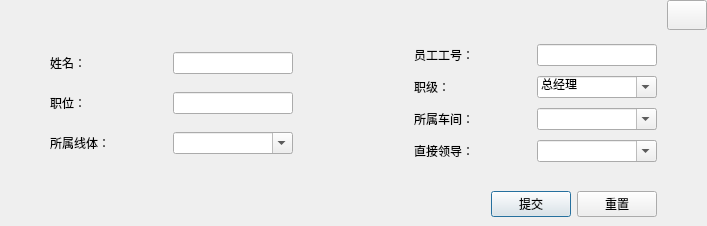
<?xml version="1.0" encoding="UTF-8"?>
<ui version="4.0">
 <class>addUserDialog</class>
 <widget class="QDialog" name="addUserDialog">
  <property name="geometry">
   <rect>
    <x>0</x>
    <y>0</y>
    <width>707</width>
    <height>226</height>
   </rect>
  </property>
  <property name="windowTitle">
   <string>Dialog</string>
  </property>
  <layout class="QVBoxLayout" name="verticalLayout_2">
   <property name="spacing">
    <number>0</number>
   </property>
   <property name="leftMargin">
    <number>0</number>
   </property>
   <property name="topMargin">
    <number>0</number>
   </property>
   <property name="rightMargin">
    <number>0</number>
   </property>
   <property name="bottomMargin">
    <number>0</number>
   </property>
   <item>
    <widget class="QWidget" name="widgetTitle" native="true">
     <property name="minimumSize">
      <size>
       <width>40</width>
       <height>35</height>
      </size>
     </property>
     <layout class="QHBoxLayout" name="horizontalLayout">
      <property name="spacing">
       <number>0</number>
      </property>
      <property name="leftMargin">
       <number>0</number>
      </property>
      <property name="topMargin">
       <number>0</number>
      </property>
      <property name="rightMargin">
       <number>0</number>
      </property>
      <property name="bottomMargin">
       <number>10</number>
      </property>
      <item>
       <spacer name="horizontalSpacer">
        <property name="orientation">
         <enum>Qt::Horizontal</enum>
        </property>
        <property name="sizeHint" stdset="0">
         <size>
          <width>570</width>
          <height>20</height>
         </size>
        </property>
       </spacer>
      </item>
      <item>
       <widget class="QPushButton" name="btnMenu_Close">
        <property name="sizePolicy">
         <sizepolicy hsizetype="Minimum" vsizetype="Expanding">
          <horstretch>0</horstretch>
          <verstretch>0</verstretch>
         </sizepolicy>
        </property>
        <property name="minimumSize">
         <size>
          <width>30</width>
          <height>30</height>
         </size>
        </property>
        <property name="cursor">
         <cursorShape>ArrowCursor</cursorShape>
        </property>
        <property name="focusPolicy">
         <enum>Qt::NoFocus</enum>
        </property>
        <property name="toolTip">
         <string>关闭</string>
        </property>
        <property name="text">
         <string/>
        </property>
       </widget>
      </item>
     </layout>
    </widget>
   </item>
   <item>
    <widget class="QWidget" name="widget" native="true">
     <layout class="QVBoxLayout" name="verticalLayout_4" stretch="6,1,2,1">
      <property name="leftMargin">
       <number>50</number>
      </property>
      <property name="rightMargin">
       <number>50</number>
      </property>
      <item>
       <layout class="QHBoxLayout" name="horizontalLayout_14" stretch="2,1,2">
        <property name="spacing">
         <number>0</number>
        </property>
        <item>
         <layout class="QVBoxLayout" name="verticalLayout_3">
          <property name="spacing">
           <number>10</number>
          </property>
          <item>
           <layout class="QHBoxLayout" name="horizontalLayout_2">
            <item>
             <widget class="QLabel" name="label">
              <property name="text">
               <string>姓名：</string>
              </property>
             </widget>
            </item>
            <item>
             <widget class="QLineEdit" name="LE_UserName">
              <property name="maximumSize">
               <size>
                <width>120</width>
                <height>16777215</height>
               </size>
              </property>
             </widget>
            </item>
           </layout>
          </item>
          <item>
           <layout class="QHBoxLayout" name="horizontalLayout_4">
            <item>
             <widget class="QLabel" name="label_3">
              <property name="text">
               <string>职位：</string>
              </property>
             </widget>
            </item>
            <item>
             <widget class="QLineEdit" name="LE_Position">
              <property name="maximumSize">
               <size>
                <width>120</width>
                <height>16777215</height>
               </size>
              </property>
             </widget>
            </item>
           </layout>
          </item>
          <item>
           <layout class="QHBoxLayout" name="horizontalLayout_9"/>
          </item>
          <item>
           <layout class="QHBoxLayout" name="horizontalLayout_5">
            <item>
             <widget class="QLabel" name="label_4">
              <property name="text">
               <string>所属线体：</string>
              </property>
             </widget>
            </item>
            <item>
             <widget class="QComboBox" name="ComB_ProductLine">
              <property name="minimumSize">
               <size>
                <width>120</width>
                <height>0</height>
               </size>
              </property>
              <property name="maximumSize">
               <size>
                <width>120</width>
                <height>16777215</height>
               </size>
              </property>
              <property name="editable">
               <bool>true</bool>
              </property>
             </widget>
            </item>
           </layout>
          </item>
         </layout>
        </item>
        <item>
         <spacer name="horizontalSpacer_2">
          <property name="orientation">
           <enum>Qt::Horizontal</enum>
          </property>
          <property name="sizeHint" stdset="0">
           <size>
            <width>40</width>
            <height>20</height>
           </size>
          </property>
         </spacer>
        </item>
        <item>
         <layout class="QVBoxLayout" name="verticalLayout">
          <property name="spacing">
           <number>10</number>
          </property>
          <item>
           <layout class="QHBoxLayout" name="horizontalLayout_3">
            <item>
             <widget class="QLabel" name="label_2">
              <property name="text">
               <string>员工工号：</string>
              </property>
             </widget>
            </item>
            <item>
             <widget class="QLineEdit" name="LE_UserNo">
              <property name="maximumSize">
               <size>
                <width>120</width>
                <height>16777215</height>
               </size>
              </property>
             </widget>
            </item>
           </layout>
          </item>
          <item>
           <layout class="QHBoxLayout" name="horizontalLayout_7">
            <item>
             <widget class="QLabel" name="label_6">
              <property name="text">
               <string>职级：</string>
              </property>
             </widget>
            </item>
            <item>
             <widget class="QComboBox" name="ComB_Role">
              <property name="minimumSize">
               <size>
                <width>120</width>
                <height>0</height>
               </size>
              </property>
              <property name="maximumSize">
               <size>
                <width>120</width>
                <height>16777215</height>
               </size>
              </property>
              <property name="editable">
               <bool>true</bool>
              </property>
              <item>
               <property name="text">
                <string>总经理</string>
               </property>
              </item>
              <item>
               <property name="text">
                <string>总监</string>
               </property>
              </item>
              <item>
               <property name="text">
                <string>厂长</string>
               </property>
              </item>
              <item>
               <property name="text">
                <string>主任</string>
               </property>
              </item>
              <item>
               <property name="text">
                <string>组长</string>
               </property>
              </item>
              <item>
               <property name="text">
                <string>作业员</string>
               </property>
              </item>
             </widget>
            </item>
           </layout>
          </item>
          <item>
           <layout class="QHBoxLayout" name="horizontalLayout_6">
            <item>
             <widget class="QLabel" name="label_5">
              <property name="text">
               <string>所属车间：</string>
              </property>
             </widget>
            </item>
            <item>
             <widget class="QComboBox" name="ComB_Department">
              <property name="minimumSize">
               <size>
                <width>120</width>
                <height>0</height>
               </size>
              </property>
              <property name="maximumSize">
               <size>
                <width>120</width>
                <height>16777215</height>
               </size>
              </property>
              <property name="editable">
               <bool>true</bool>
              </property>
             </widget>
            </item>
           </layout>
          </item>
          <item>
           <layout class="QHBoxLayout" name="horizontalLayout_8">
            <item>
             <widget class="QLabel" name="label_9">
              <property name="text">
               <string>直接领导：</string>
              </property>
             </widget>
            </item>
            <item>
             <widget class="QComboBox" name="ComB_Leader">
              <property name="minimumSize">
               <size>
                <width>120</width>
                <height>0</height>
               </size>
              </property>
              <property name="maximumSize">
               <size>
                <width>120</width>
                <height>16777215</height>
               </size>
              </property>
              <property name="editable">
               <bool>true</bool>
              </property>
             </widget>
            </item>
           </layout>
          </item>
         </layout>
        </item>
       </layout>
      </item>
      <item>
       <spacer name="verticalSpacer">
        <property name="orientation">
         <enum>Qt::Vertical</enum>
        </property>
        <property name="sizeHint" stdset="0">
         <size>
          <width>20</width>
          <height>40</height>
         </size>
        </property>
       </spacer>
      </item>
      <item>
       <layout class="QHBoxLayout" name="horizontalLayout_15" stretch="3">
        <item>
         <layout class="QHBoxLayout" name="horizontalLayout_11"/>
        </item>
       </layout>
      </item>
      <item>
       <layout class="QHBoxLayout" name="horizontalLayout_13">
        <item>
         <spacer name="horizontalSpacer_3">
          <property name="orientation">
           <enum>Qt::Horizontal</enum>
          </property>
          <property name="sizeHint" stdset="0">
           <size>
            <width>40</width>
            <height>20</height>
           </size>
          </property>
         </spacer>
        </item>
        <item>
         <widget class="QPushButton" name="Btn_Submit">
          <property name="text">
           <string>提交</string>
          </property>
         </widget>
        </item>
        <item>
         <widget class="QPushButton" name="Btn_Reset">
          <property name="text">
           <string>重置</string>
          </property>
         </widget>
        </item>
       </layout>
      </item>
     </layout>
     <zorder></zorder>
     <zorder>verticalSpacer</zorder>
    </widget>
   </item>
  </layout>
 </widget>
 <resources/>
 <connections/>
</ui>
